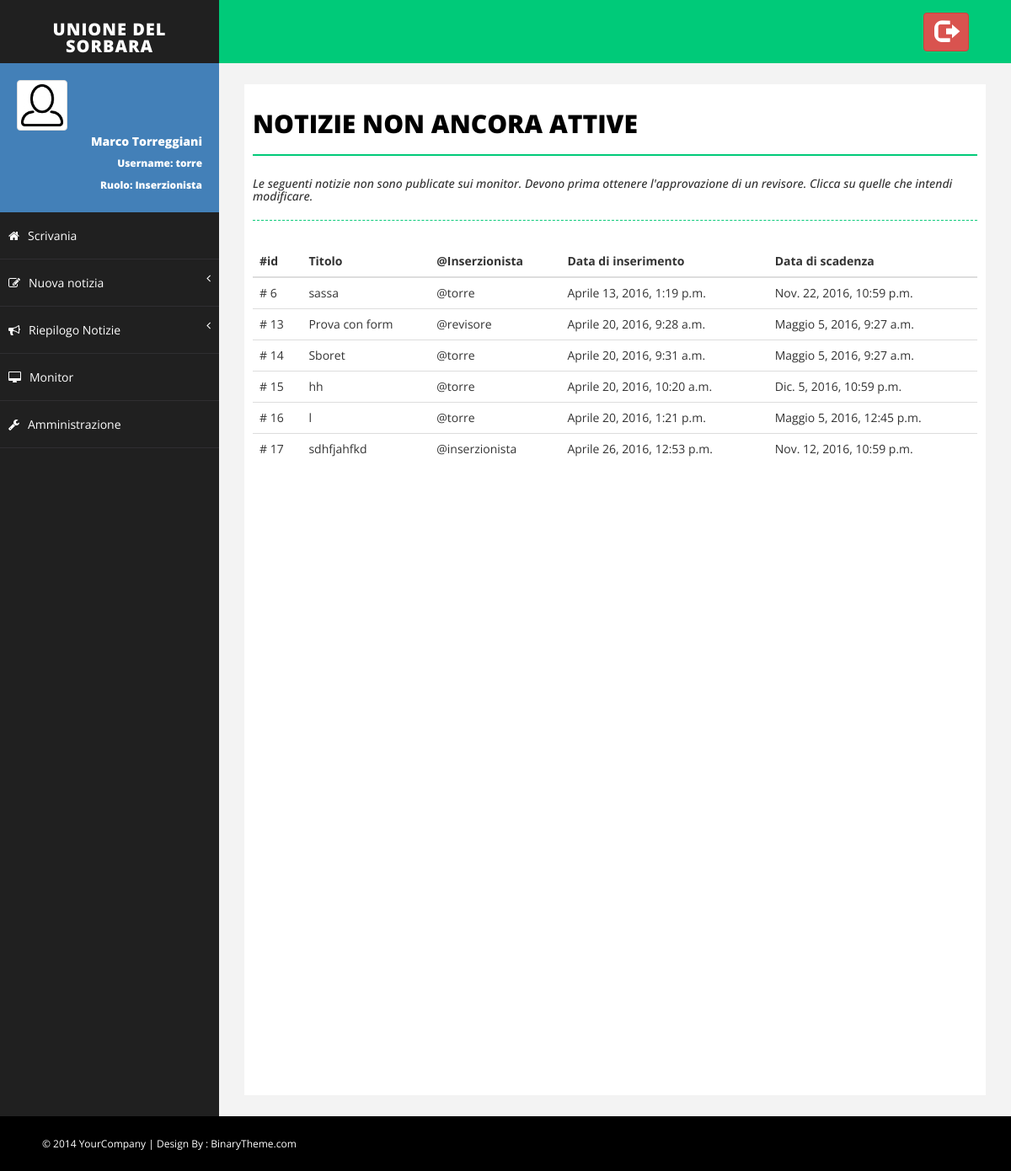
/notizie/non_attive/ (signed in), run on an earlier commit of the app's database.
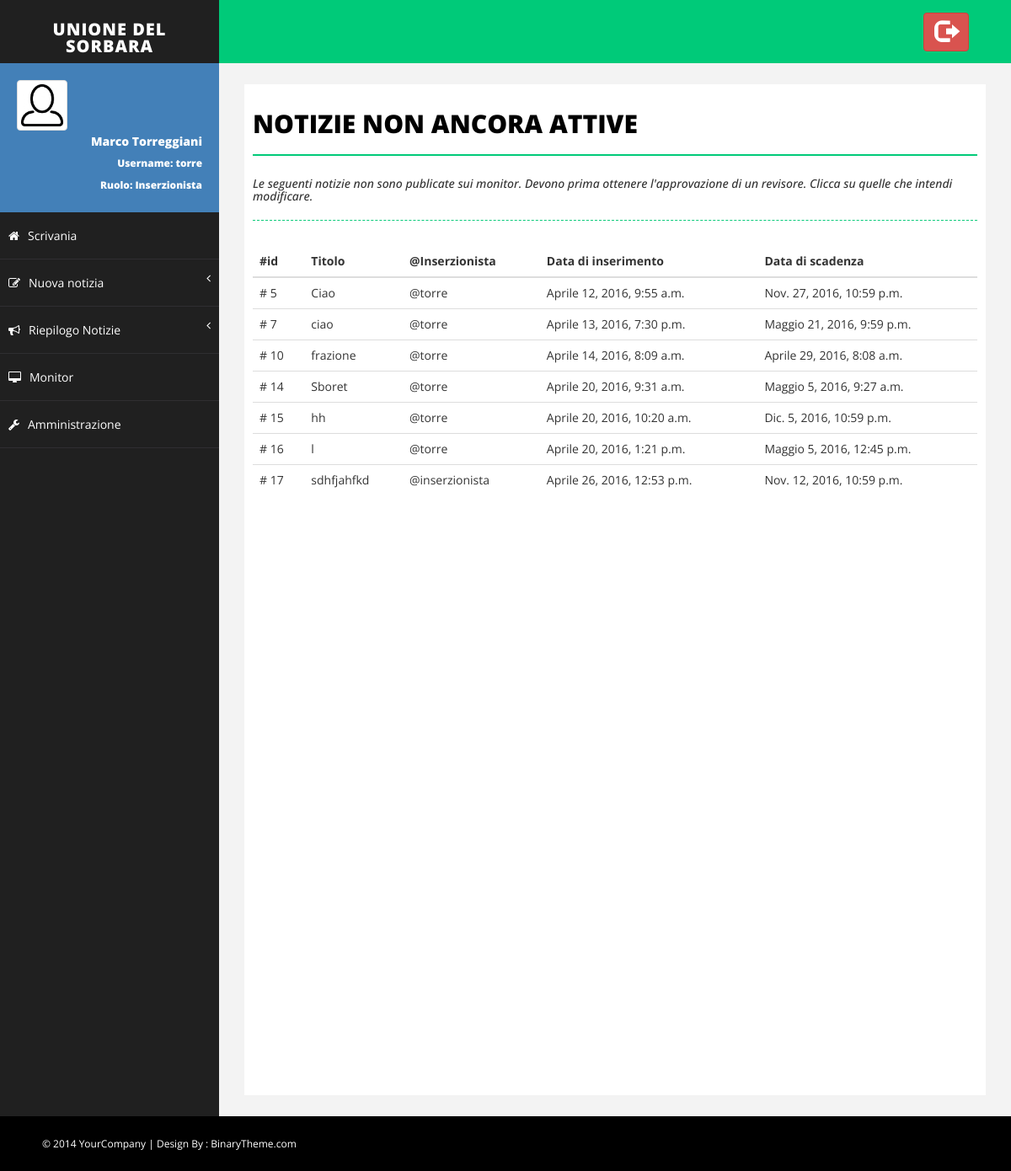
And on a later commit of the database.
### Monitor/models.py (models this page shows, shortened)
class Notizia(models.Model):
    titolo = models.CharField(max_length=settings.MAX_LUN_TITOLO)
    descrizione = models.TextField(max_length=settings.MAX_LUN_DESCRIZIONE)
    immagine = models.ImageField(upload_to=get_nome_immagine_notizia, default=None, blank=True)
    approvata = models.BooleanField(default=False)
    inserzionista = models.ForeignKey(MyUser)
    data_inserimento = models.DateTimeField(default=timezone.now)
    data_scadenza = models.DateTimeField(default=timezone.now()+datetime.timedelta(days=15))

class MyUser(AbstractUser):
    foto_profilo = models.ImageField(upload_to=get_nome_immagine_utente, default=settings.NO_PROFILO)
    notifiche = models.BooleanField(default=True)

### Monitor/views.py (the view)
# urls.py: url(r'^notizie/non_attive/$', views.lista_notizie_da_approvare, name='lista_non_attive'),
@login_required(login_url='/login')
def lista_notizie_da_approvare(request):
    notizie = [notizia for notizia in Notizia.objects.all() if not notizia.approvata]
    return render(request, 'Monitor/notizie_non_attive.html', {'notizie': notizie})

### Monitor/templatetags/Monitor_extras.py (called while the page is built)
@register.filter(name='has_group')
def has_group(user, group_name):
    group = Group.objects.get(name=group_name)
    return True if group in user.groups.all() else False

@register.filter(name='is_admin')
def is_admin(user):
    return user.is_superuser

### Monitor/templates/Monitor/notizie_non_attive.html
{% extends 'Monitor/base.html' %}
{% load Monitor_extras %}
{% block body %}
    <div id="page-inner">
        <div class="row">
            <div class="col-md-12">
                <h1 class="page-head-line">Notizie Non ancora Attive</h1>
                <h1 class="page-subhead-line">Le seguenti notizie non sono publicate sui monitor.
                    Devono prima ottenere l'approvazione di un revisore.
                    Clicca su quelle che intendi modificare.</h1>
            </div>
        </div>
        {% if notizie|length == 0 %}
            <div class="panel">
                <div class="alert alert-success" role="alert">
                    Nessuna notizia non attiva!
                    Tutte le notizie publicate sono state approvate oppure non sono state inserite notizie.
                </div>
            </div>
        {% else %}
            <div class="table-responsive">
                <table class="table table-hover">
                    <thead>
                        <tr>
                            <th>#id</th>
                            <th>Titolo</th>
                            <th>@Inserzionista</th>
                            <th>Data di inserimento</th>
                            <th>Data di scadenza</th>
                        </tr>
                    </thead>
                    <tbody>
                        {% for notizia in notizie %}
                            {% if request.user|has_group:"Inserzionista" %}
                            <tr onclick = "location.href='{% url 'Monitor:modifica_notizia' notizia.id %}'">
                            {% else %}
                            <tr onclick = "location.href='{% url 'Monitor:approva_notizia' notizia.id %}'">
                            {% endif %}
                                <td># {{ notizia.id }}</td>
                                <td>{{ notizia.titolo }}</td>
                                <td>@{{ notizia.inserzionista }}</td>
                                <td>{{ notizia.data_inserimento}}</td>
                                <td>{{ notizia.data_scadenza }}</td>
                            </tr>
                        {% endfor %}
                    </tbody>
                </table>
            </div>
        {% endif %}
    </div>
{% endblock %}

What changed in the data, as far as the page shows it:
no longer on this page (row edited): Notizia: id "6", titolo "sassa", inserzionista "torre", data_inserimento "Aprile 13, 2016, 1:19 p.m.", data_scadenza "Nov. 22, 2016, 10:59 p.m."
no longer on this page (row edited): Notizia: id "13", titolo "Prova con form", inserzionista "revisore", data_inserimento "Aprile 20, 2016, 9:28 a.m.", data_scadenza "Maggio 5, 2016, 9:27 a.m."
now on this page (row edited): Notizia: id "5", titolo "Ciao", inserzionista "torre", data_inserimento "Aprile 12, 2016, 9:55 a.m.", data_scadenza "Nov. 27, 2016, 10:59 p.m."
now on this page (row edited): Notizia: id "7", titolo "ciao", inserzionista "torre", data_inserimento "Aprile 13, 2016, 7:30 p.m.", data_scadenza "Maggio 21, 2016, 9:59 p.m."
now on this page (row edited): Notizia: id "10", titolo "frazione", inserzionista "torre", data_inserimento "Aprile 14, 2016, 8:09 a.m.", data_scadenza "Aprile 29, 2016, 8:08 a.m."
